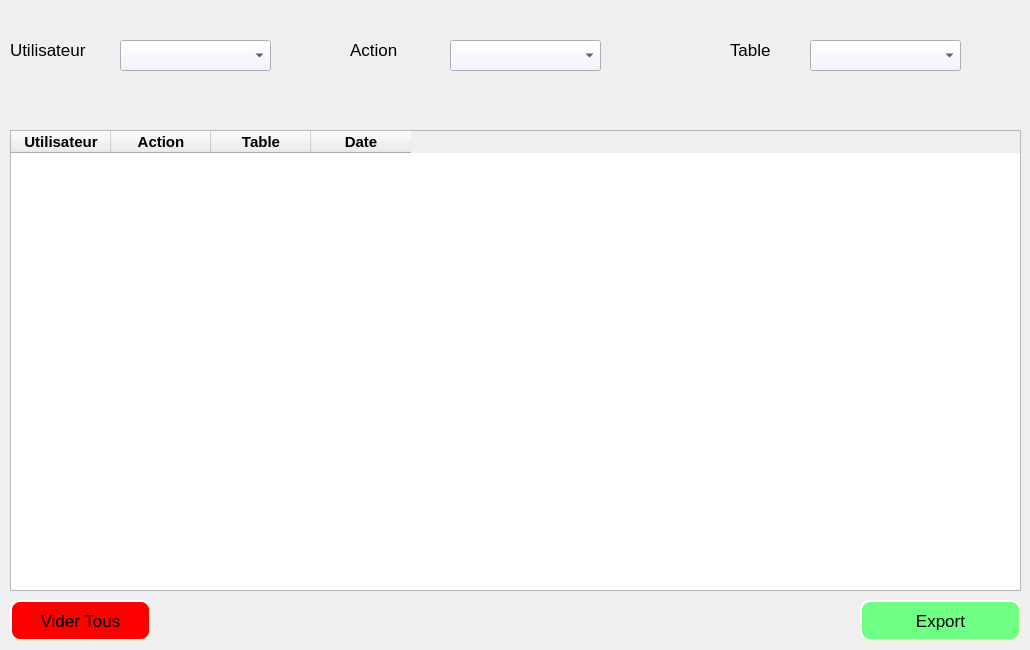
    <widget class="QWidget" name="tab_7">
     <attribute name="title">
      <string>Historique</string>
     </attribute>
     <widget class="QTableWidget" name="tableWidget_4">
      <property name="enabled">
       <bool>true</bool>
      </property>
      <property name="geometry">
       <rect>
        <x>10</x>
        <y>130</y>
        <width>1011</width>
        <height>461</height>
       </rect>
      </property>
      <property name="maximumSize">
       <size>
        <width>16777215</width>
        <height>16777215</height>
       </size>
      </property>
      <property name="font">
       <font>
        <family>Segoe UI</family>
        <pointsize>13</pointsize>
       </font>
      </property>
      <property name="editTriggers">
       <set>QAbstractItemView::NoEditTriggers</set>
      </property>
      <column>
       <property name="text">
        <string>Utilisateur</string>
       </property>
       <property name="font">
        <font>
         <pointsize>11</pointsize>
         <weight>75</weight>
         <italic>false</italic>
         <bold>true</bold>
         <underline>false</underline>
         <strikeout>false</strikeout>
        </font>
       </property>
       <property name="textAlignment">
        <set>AlignCenter</set>
       </property>
      </column>
      <column>
       <property name="text">
        <string>Action</string>
       </property>
       <property name="font">
        <font>
         <pointsize>11</pointsize>
         <weight>75</weight>
         <bold>true</bold>
        </font>
       </property>
       <property name="textAlignment">
        <set>AlignCenter</set>
       </property>
      </column>
      <column>
       <property name="text">
        <string>Table</string>
       </property>
       <property name="font">
        <font>
         <pointsize>11</pointsize>
         <weight>75</weight>
         <bold>true</bold>
        </font>
       </property>
       <property name="textAlignment">
        <set>AlignCenter</set>
       </property>
      </column>
      <column>
       <property name="text">
        <string>Date</string>
       </property>
       <property name="font">
        <font>
         <pointsize>11</pointsize>
         <weight>75</weight>
         <bold>true</bold>
        </font>
       </property>
       <property name="textAlignment">
        <set>AlignCenter</set>
       </property>
      </column>
     </widget>
     <widget class="QComboBox" name="comboBox_6">
      <property name="geometry">
       <rect>
        <x>450</x>
        <y>40</y>
        <width>151</width>
        <height>31</height>
       </rect>
      </property>
      <property name="font">
       <font>
        <family>Segoe UI</family>
        <pointsize>13</pointsize>
       </font>
      </property>
      <property name="styleSheet">
       <string notr="true">background-color: rgb(246, 239, 255);</string>
      </property>
      <item>
       <property name="text">
        <string/>
       </property>
      </item>
      <item>
       <property name="text">
        <string>Connecté</string>
       </property>
      </item>
      <item>
       <property name="text">
        <string>Deconnecté</string>
       </property>
      </item>
      <item>
       <property name="text">
        <string>Ajouter</string>
       </property>
      </item>
      <item>
       <property name="text">
        <string>Modifier</string>
       </property>
      </item>
      <item>
       <property name="text">
        <string>Supprimer</string>
       </property>
      </item>
      <item>
       <property name="text">
        <string>Rechercher</string>
       </property>
      </item>
     </widget>
     <widget class="QLabel" name="label_14">
      <property name="geometry">
       <rect>
        <x>350</x>
        <y>40</y>
        <width>51</width>
        <height>20</height>
       </rect>
      </property>
      <property name="font">
       <font>
        <family>Segoe UI</family>
        <pointsize>13</pointsize>
       </font>
      </property>
      <property name="text">
       <string>Action</string>
      </property>
     </widget>
     <widget class="QComboBox" name="comboBox_7">
      <property name="geometry">
       <rect>
        <x>810</x>
        <y>40</y>
        <width>151</width>
        <height>31</height>
       </rect>
      </property>
      <property name="font">
       <font>
        <family>Segoe UI</family>
        <pointsize>13</pointsize>
       </font>
      </property>
      <property name="styleSheet">
       <string notr="true">background-color: rgb(246, 239, 255);</string>
      </property>
      <item>
       <property name="text">
        <string/>
       </property>
      </item>
      <item>
       <property name="text">
        <string>achats</string>
       </property>
      </item>
      <item>
       <property name="text">
        <string>vente</string>
       </property>
      </item>
      <item>
       <property name="text">
        <string>categorie</string>
       </property>
      </item>
      <item>
       <property name="text">
        <string>client</string>
       </property>
      </item>
      <item>
       <property name="text">
        <string>permission</string>
       </property>
      </item>
      <item>
       <property name="text">
        <string>produit</string>
       </property>
      </item>
      <item>
       <property name="text">
        <string>utilisateur</string>
       </property>
      </item>
     </widget>
     <widget class="QLabel" name="label_15">
      <property name="geometry">
       <rect>
        <x>730</x>
        <y>40</y>
        <width>51</width>
        <height>20</height>
       </rect>
      </property>
      <property name="font">
       <font>
        <family>Segoe UI</family>
        <pointsize>13</pointsize>
       </font>
      </property>
      <property name="text">
       <string>Table</string>
      </property>
     </widget>
     <widget class="QPushButton" name="pushButton_30">
      <property name="geometry">
       <rect>
        <x>860</x>
        <y>600</y>
        <width>161</width>
        <height>41</height>
       </rect>
      </property>
      <property name="font">
       <font>
        <family>Segoe UI</family>
        <pointsize>13</pointsize>
       </font>
      </property>
      <property name="styleSheet">
       <string notr="true">QPushButton{
background-color: rgb(112, 255, 133);
border-style: outset;
border-width: 2px;
border-radius: 10px;
border-color: beige;
min-width: 10em;
padding: 6px;

}
QPushButton:hover:!pressed
{

	
	background-color: rgb(55, 217, 109);
}</string>
      </property>
      <property name="text">
       <string>Export</string>
      </property>
      <property name="icon">
       <iconset>
        <normaloff>../../.designer/icone/export.png</normaloff>../../.designer/icone/export.png</iconset>
      </property>
     </widget>
     <widget class="QComboBox" name="comboBox_8">
      <property name="geometry">
       <rect>
        <x>120</x>
        <y>40</y>
        <width>151</width>
        <height>31</height>
       </rect>
      </property>
      <property name="font">
       <font>
        <family>Segoe UI</family>
        <pointsize>13</pointsize>
       </font>
      </property>
      <property name="styleSheet">
       <string notr="true">background-color: rgb(246, 239, 255);</string>
      </property>
      <item>
       <property name="text">
        <string/>
       </property>
      </item>
     </widget>
     <widget class="QLabel" name="label_30">
      <property name="geometry">
       <rect>
        <x>10</x>
        <y>40</y>
        <width>101</width>
        <height>20</height>
       </rect>
      </property>
      <property name="font">
       <font>
        <family>Segoe UI</family>
        <pointsize>13</pointsize>
       </font>
      </property>
      <property name="text">
       <string>Utilisateur</string>
      </property>
     </widget>
     <widget class="QPushButton" name="pushButton_sup_his">
      <property name="geometry">
       <rect>
        <x>10</x>
        <y>600</y>
        <width>141</width>
        <height>41</height>
       </rect>
      </property>
      <property name="font">
       <font>
        <pointsize>13</pointsize>
       </font>
      </property>
      <property name="styleSheet">
       <string notr="true">QPushButton{
background-color: rgb(255, 0, 0);
border-style: outset;
border-width: 2px;
border-radius: 10px;
border-color: beige;
min-width: 1em;
padding: 6px;
}
QPushButton:hover:!pressed
{
background-color: rgb(255, 70, 70);
}</string>
      </property>
      <property name="text">
       <string>Vider Tous</string>
      </property>
      <property name="icon">
       <iconset resource="iconne.qrc">
        <normaloff>:/icone/annuler.png</normaloff>:/icone/annuler.png</iconset>
      </property>
      <property name="iconSize">
       <size>
        <width>22</width>
        <height>22</height>
       </size>
      </property>
     </widget>
    </widget>
